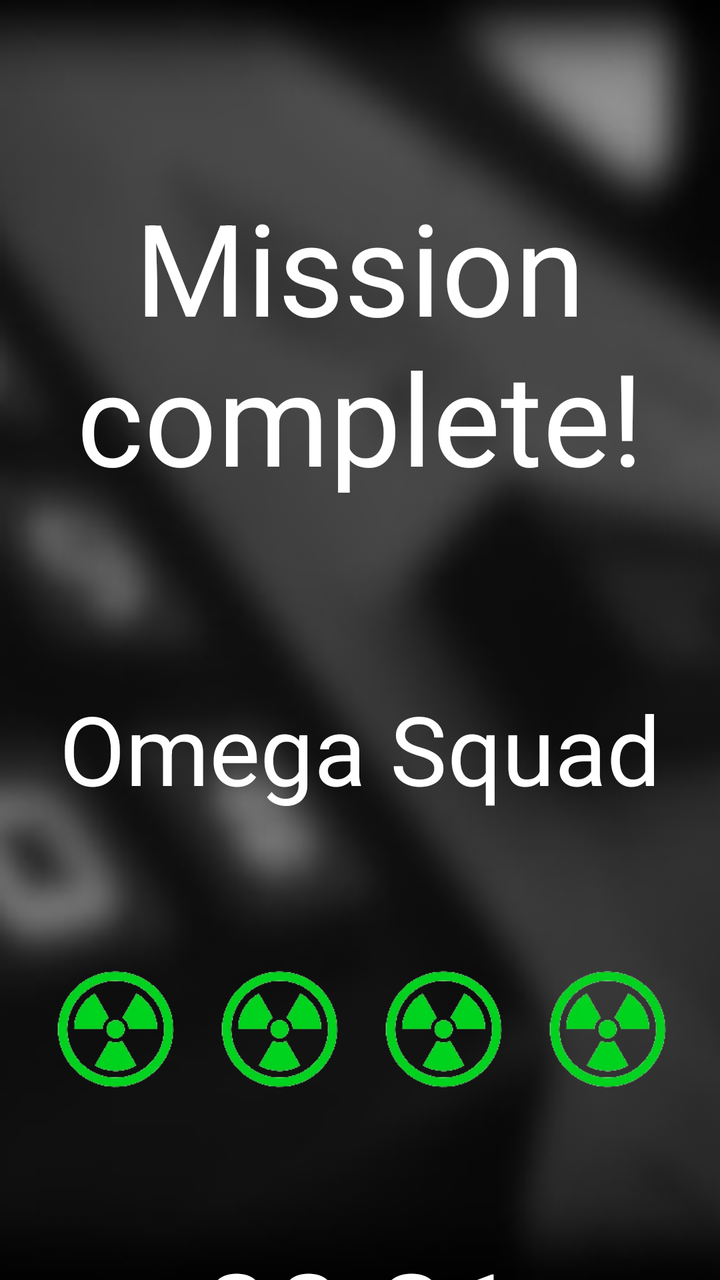
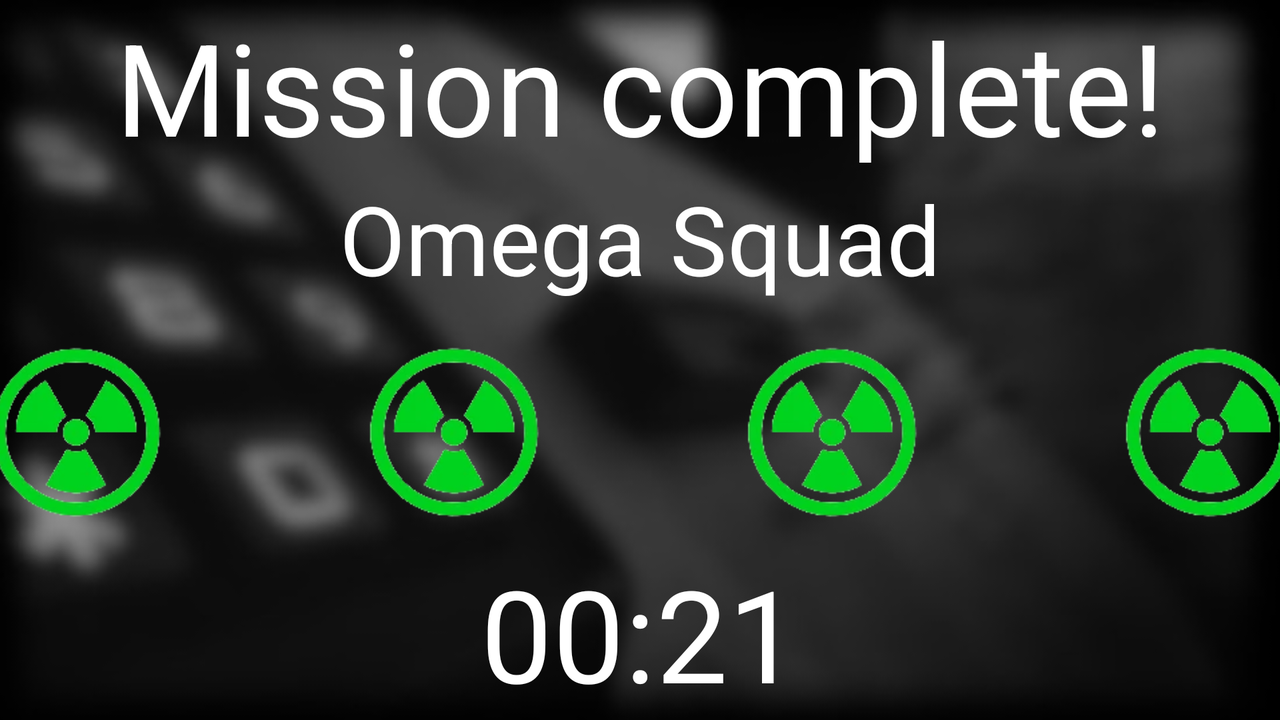

Compare how this app lays out the same screen by default and in its alternative resource folder. The renders come first, then the two layout files and the values they reference.
<!-- AndroidManifest.xml: application theme Theme.OmegaReport -->
<!-- res/layout/activity_polo_report.xml -->
<?xml version="1.0" encoding="utf-8"?>
<LinearLayout
    xmlns:android="http://schemas.android.com/apk/res/android"
    xmlns:app="http://schemas.android.com/apk/res-auto"
    xmlns:tools="http://schemas.android.com/tools"
    android:orientation="vertical"
    android:layout_width="match_parent"
    android:layout_height="match_parent"
    android:background="@drawable/polo_report_droit"
    tools:context=".Controller.PoloReport">

    <TextView
        android:id="@+id/report_textView_success"
        android:layout_width="match_parent"
        android:layout_height="342dp"
        android:gravity="center"
        android:text="@string/mission_success"
        android:textColor="@color/white"
        android:textSize="@dimen/congrats_size" />



    <TextView
        android:id="@+id/report_textView_team_name"
        android:layout_width="match_parent"
        android:layout_height="wrap_content"
        android:gravity="center"
        android:text="Omega Squad"
        android:textColor="@color/white"
        android:textSize="@dimen/team_name_size"
        android:layout_marginBottom="8dp"/>

    <LinearLayout
        android:orientation="horizontal"
        android:padding="16dp"
        android:layout_width="match_parent"
        android:layout_height="wrap_content">


        <ImageView
            android:id="@+id/poloReport_imageView_bombay"
            android:layout_width="wrap_content"
            android:layout_weight="1"
            android:layout_height="match_parent"
            app:srcCompat="@drawable/nuc_true" />

        <ImageView
            android:id="@+id/poloReport_imageView_paris"
            android:layout_width="wrap_content"
            android:layout_weight="1"
            android:layout_height="match_parent"
            app:srcCompat="@drawable/nuc_true" />

        <ImageView
            android:id="@+id/poloReport_imageView_saoPaulo"
            android:layout_width="wrap_content"
            android:layout_weight="1"
            android:layout_height="match_parent"
            app:srcCompat="@drawable/nuc_true" />

        <ImageView
            android:id="@+id/poloReport_imageView_pekin"
            android:layout_width="wrap_content"
            android:layout_weight="1"
            android:layout_height="match_parent"
            app:srcCompat="@drawable/nuc_true" />


    </LinearLayout>

    <TextView
        android:id="@+id/report_textView_timer"
        android:layout_width="match_parent"
        android:layout_height="wrap_content"
        android:gravity="center"
        android:layout_gravity="center"
        android:text="@string/timer"
        android:textColor="@color/white"
        android:textSize="@dimen/congrats_size"/>

</LinearLayout>
<!-- resources referenced by this layout -->
<resources>
  <color name="white">#FFFFFFFF</color>
  <!-- from res/values-xxhdpi/ -->
  <dimen name="congrats_size">64sp</dimen>
  <!-- from res/values-xxhdpi/ -->
  <dimen name="team_name_size">48sp</dimen>
  <!-- drawable nuc_true: png bitmap (drawable, 26256 bytes) -->
  <!-- drawable polo_report_droit: jpg bitmap (drawable, 36258 bytes) -->
  <string name="mission_success">Mission complete!</string>
  <string name="timer">00:21</string>
  <style name="Theme.OmegaReport" parent="Theme.MaterialComponents.DayNight.DarkActionBar">
          
          <item name="colorPrimary">@color/purple_500</item>
          <item name="colorPrimaryVariant">@color/purple_700</item>
          <item name="colorOnPrimary">@color/white</item>
          
          <item name="colorSecondary">@color/teal_200</item>
          <item name="colorSecondaryVariant">@color/teal_700</item>
          <item name="colorOnSecondary">@color/black</item>
          
          <item name="android:statusBarColor" tools:targetApi="l">?attr/colorPrimaryVariant</item>
          
      </style>
  <color name="purple_500">#FF6200EE</color>
  <color name="purple_700">#FF3700B3</color>
  <color name="teal_200">#FF03DAC5</color>
  <color name="teal_700">#FF018786</color>
  <color name="black">#FF000000</color>
</resources>
<!-- res/layout-land/activity_polo_report.xml (the author's variant of the layout above) -->
<!-- drawn on the phone turned sideways -->
<?xml version="1.0" encoding="utf-8"?>
<androidx.constraintlayout.widget.ConstraintLayout
    xmlns:android="http://schemas.android.com/apk/res/android"
    xmlns:app="http://schemas.android.com/apk/res-auto"
    xmlns:tools="http://schemas.android.com/tools"
    android:orientation="vertical"
    android:layout_width="match_parent"
    android:layout_height="match_parent"
    android:background="@drawable/polo_report"
    tools:context=".Controller.PoloReport">

    <TextView
        android:id="@+id/report_textView_success"
        android:layout_width="match_parent"
        android:layout_height="wrap_content"
        android:layout_weight="1"
        android:gravity="center"
        android:text="@string/mission_success"
        app:layout_constraintTop_toTopOf="parent"
        app:layout_constraintStart_toStartOf="parent"
        app:layout_constraintEnd_toEndOf="parent"
        app:layout_constraintBottom_toTopOf="@id/report_textView_team_name"
        android:textColor="@color/white"
        android:textSize="@dimen/congrats_size" />



    <TextView
        android:id="@+id/report_textView_team_name"
        android:layout_width="match_parent"
        android:layout_height="wrap_content"
        android:gravity="center"
        android:layout_weight="1"
        android:text="Omega Squad"
        app:layout_constraintTop_toBottomOf="@id/report_textView_success"
        app:layout_constraintStart_toStartOf="parent"
        app:layout_constraintEnd_toEndOf="parent"
        app:layout_constraintBottom_toTopOf="@id/report_layout_cities"
        android:textColor="@color/white"
        android:textSize="@dimen/team_name_size"
        android:layout_marginBottom="8dp"/>

    <LinearLayout
        android:id="@+id/report_layout_cities"
        android:layout_width="756dp"
        android:layout_height="113dp"
        android:layout_marginStart="64dp"
        android:layout_marginEnd="64dp"
        android:layout_weight="4"
        android:orientation="horizontal"
        app:layout_constraintBottom_toTopOf="@id/report_textView_timer"
        app:layout_constraintEnd_toEndOf="parent"
        app:layout_constraintStart_toStartOf="parent"
        app:layout_constraintTop_toBottomOf="@id/report_textView_team_name">


        <ImageView
            android:id="@+id/poloReport_imageView_bombay"
            android:layout_width="wrap_content"
            android:layout_height="match_parent"
            android:layout_weight="1"
            app:srcCompat="@drawable/nuc_true" />

        <ImageView
            android:id="@+id/poloReport_imageView_paris"
            android:layout_width="wrap_content"
            android:layout_height="match_parent"
            android:layout_weight="1"
            app:srcCompat="@drawable/nuc_true" />

        <ImageView
            android:id="@+id/poloReport_imageView_saoPaulo"
            android:layout_width="wrap_content"
            android:layout_height="match_parent"
            android:layout_weight="1"
            app:srcCompat="@drawable/nuc_true" />

        <ImageView
            android:id="@+id/poloReport_imageView_pekin"
            android:layout_width="wrap_content"
            android:layout_height="match_parent"
            android:layout_weight="1"
            app:srcCompat="@drawable/nuc_true" />


    </LinearLayout>

    <TextView
        android:id="@+id/report_textView_timer"
        android:layout_width="match_parent"
        android:layout_height="wrap_content"
        android:layout_weight="1"
        android:gravity="center"
        android:layout_gravity="center"
        android:text="@string/timer"
        android:textColor="@color/white"
        app:layout_constraintTop_toBottomOf="@id/report_layout_cities"
        app:layout_constraintStart_toStartOf="parent"
        app:layout_constraintEnd_toEndOf="parent"
        app:layout_constraintBottom_toBottomOf="parent"

        android:textSize="@dimen/congrats_size"/>

</androidx.constraintlayout.widget.ConstraintLayout>
<!-- resources referenced by the variant -->
<!-- as the phone turned sideways resolves them -->
<resources>
  <color name="white">#FFFFFFFF</color>
  <!-- from res/values-xxhdpi/ -->
  <dimen name="congrats_size">64sp</dimen>
  <!-- from res/values-xxhdpi/ -->
  <dimen name="team_name_size">48sp</dimen>
  <!-- drawable nuc_true: png bitmap (drawable, 26256 bytes) -->
  <!-- drawable polo_report: jpg bitmap (drawable, 19718 bytes) -->
  <string name="mission_success">Mission complete!</string>
  <string name="timer">00:21</string>
  <style name="Theme.OmegaReport" parent="Theme.MaterialComponents.DayNight.DarkActionBar">
          
          <item name="colorPrimary">@color/purple_500</item>
          <item name="colorPrimaryVariant">@color/purple_700</item>
          <item name="colorOnPrimary">@color/white</item>
          
          <item name="colorSecondary">@color/teal_200</item>
          <item name="colorSecondaryVariant">@color/teal_700</item>
          <item name="colorOnSecondary">@color/black</item>
          
          <item name="android:statusBarColor" tools:targetApi="l">?attr/colorPrimaryVariant</item>
          
      </style>
  <color name="purple_500">#FF6200EE</color>
  <color name="purple_700">#FF3700B3</color>
  <color name="teal_200">#FF03DAC5</color>
  <color name="teal_700">#FF018786</color>
  <color name="black">#FF000000</color>
</resources>
